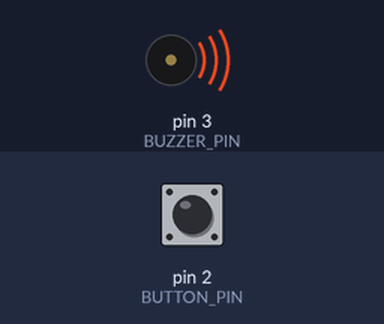
A sketch run on a simulated Arduino Uno, built with avr-gcc and run on an emulated ATmega328P. Parts: buzzer (waves = sounding). The test bench sets the inputs (shaded band); at power-on: pin 2 (BUTTON_PIN) HIGH.

Above: at 1.2 s.
1.3 s: pin 2 (BUTTON_PIN) pulled LOW for 0.15 s
At 1.37 s:
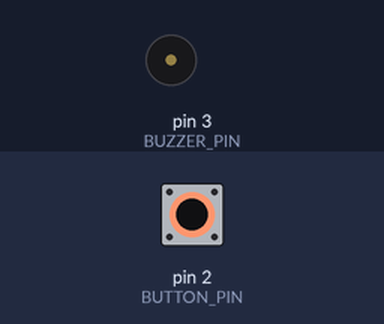
2.9 s: pin 2 (BUTTON_PIN) pulled LOW for 3.2 s
At 7.2 s:
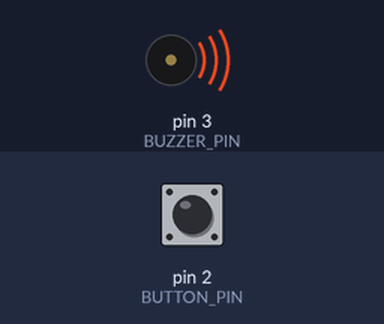
Timing chart, 0 to 8.7 s (numbered marks = the images above; inputs shaded):
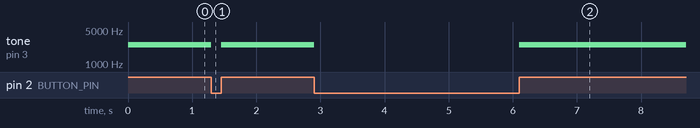

The sketch:

sketch_feb22a.ino
```cpp
#define BUTTON_PIN 2
#define BUZZER_PIN 3
void setup()
{
  Serial.begin(9600);
  pinMode(BUTTON_PIN, INPUT_PULLUP);
  pinMode(BUZZER_PIN, OUTPUT);
}
void loop()
{

  if(digitalRead(BUTTON_PIN)){
    tone(BUZZER_PIN, 2500, 1);
  }

}
```

Measured:
- after the input at 1.3 s, tone on pin 3 (BUZZER_PIN): 2500 Hz → silent at once, → 2500 Hz 0.15 s later
- after the input at 2.9 s, tone on pin 3 (BUZZER_PIN): 2500 Hz → silent at once, → 2500 Hz 3.2 s later
